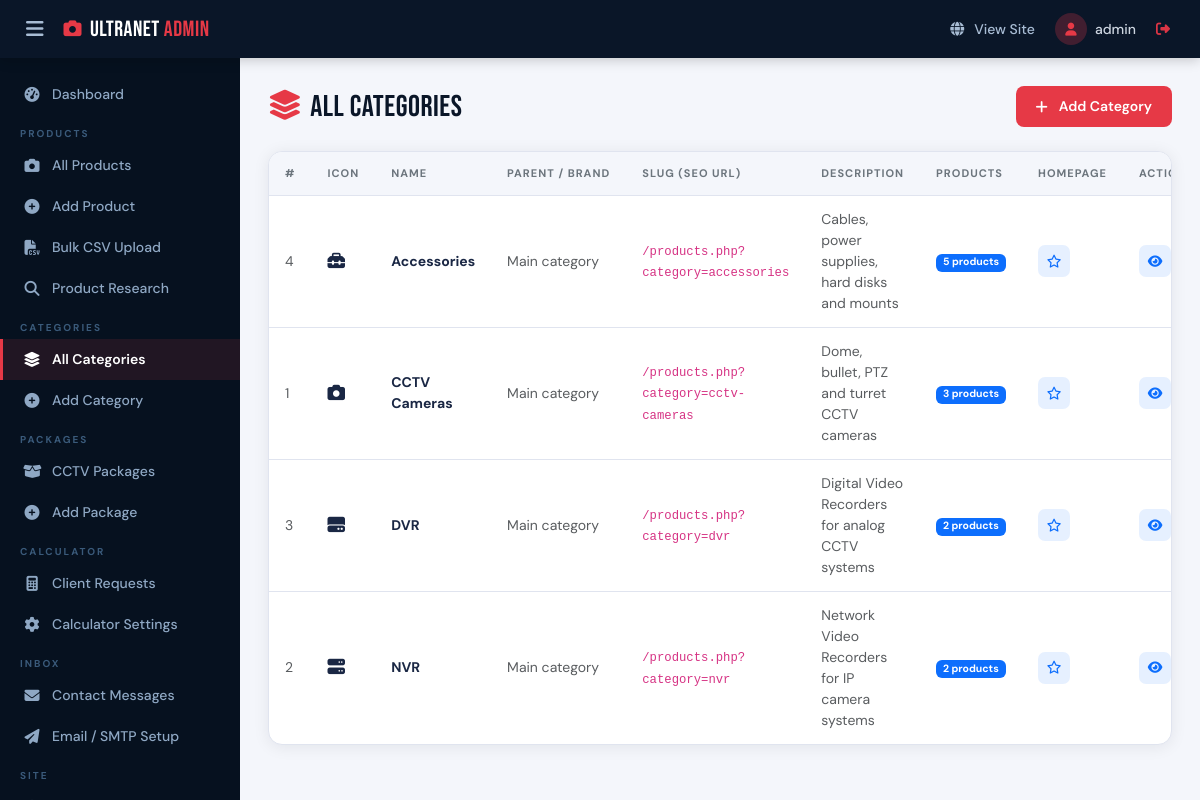
The app's page /admin/categories.php (signed in) with its own data.
### tables this page shows
CREATE TABLE IF NOT EXISTS `categories` (
  `id`          INT UNSIGNED AUTO_INCREMENT PRIMARY KEY,
  `parent_id`   INT UNSIGNED DEFAULT NULL,
  `name`        VARCHAR(120)  NOT NULL,
  `slug`        VARCHAR(140)  NOT NULL UNIQUE,
  `description` VARCHAR(500)  DEFAULT NULL,
  `icon`        VARCHAR(60)   DEFAULT 'fa-solid fa-camera',
  `brand`       VARCHAR(80)   DEFAULT NULL,
  `featured`    TINYINT(1)    NOT NULL DEFAULT 0,
  `created_at`  DATETIME      DEFAULT CURRENT_TIMESTAMP,
  `updated_at`  DATETIME      DEFAULT CURRENT_TIMESTAMP ON UPDATE CURRENT_TIMESTAMP,
  INDEX `idx_category_parent` (`parent_id`),
  INDEX `idx_category_brand` (`brand`)
);

### includes/functions.php (called while the page is built, shortened)
<?php
function h(string $str): string
{
    return htmlspecialchars($str, ENT_QUOTES, 'UTF-8');
}

### admin/categories.php (the view, shortened to what this page needs)
<?php
require_once dirname(__DIR__) . '/includes/functions.php';
$db         = getDB();
$categories = $db->query(
    'SELECT c.*, parent.name AS parent_name, COUNT(p.id) as product_count FROM categories c
     LEFT JOIN categories parent ON parent.id = c.parent_id
     LEFT JOIN products p ON p.category_id = c.id
     GROUP BY c.id ORDER BY COALESCE(parent.name, c.name) ASC, c.parent_id IS NOT NULL, c.name ASC'
)->fetchAll();
include __DIR__ . '/includes/header.php';
?>
<div class="admin-page-header">
  <h1 class="admin-page-title"><i class="fa-solid fa-layer-group me-2"></i>All Categories</h1>
  <a href="<?= ADMIN_URL ?>/category-add.php" class="btn-admin-primary"><i class="fa-solid fa-plus me-1"></i>Add Category</a>
</div>
<div class="admin-card">
  <div class="admin-card-body p-0">
    <div class="table-responsive">
      <table class="admin-table">
        <thead>
          <tr>
            <th>#</th>
            <th>Icon</th>
            <th>Name</th>
            <th>Parent / Brand</th>
            <th>Slug (SEO URL)</th>
            <th>Description</th>
            <th>Products</th>
            <th>Homepage</th>
            <th>Actions</th>
          </tr>
        </thead>
        <tbody>
          <?php if ($categories): ?>
          <?php foreach ($categories as $cat): ?>
          <tr>
            <td class="text-muted small"><?= $cat['id'] ?></td>
            <td><i class="<?= h($cat['icon']) ?> fa-lg" style="color:var(--accent)"></i></td>
            <td><strong><?= h($cat['name']) ?></strong></td>
            <td class="small">
              <?= $cat['parent_name'] ? h($cat['parent_name']) : '<span class="text-muted">Main category</span>' ?>
            </td>
            <td><code class="small">/products.php?category=<?= h($cat['slug']) ?></code></td>
            <td class="text-muted small"><?= h(substr($cat['description'] ?? '—', 0, 60)) ?></td>
            <td>
              <a href="<?= ADMIN_URL ?>/products.php?cat=<?= $cat['id'] ?>" class="badge bg-primary text-decoration-none">
                <?= $cat['product_count'] ?> products
              </a>
            </td>
            <td>
              <form method="POST" action="<?= ADMIN_URL ?>/category-featured-toggle.php" style="display:inline">
                <button type="submit" class="action-btn <?= !empty($cat['featured']) ? 'edit' : 'view' ?>"
                        title="<?= !empty($cat['featured']) ? 'Remove from homepage' : 'Show on homepage' ?>" style="border:none">
                  <i class="fa-<?= !empty($cat['featured']) ? 'solid' : 'regular' ?> fa-star"></i>
                </button>
              </form>
            </td>
            <td>
              <div class="action-btns">
                <a href="<?= SITE_URL ?>/products.php?category=<?= h($cat['slug']) ?>" target="_blank" class="action-btn view" title="View"><i class="fa-solid fa-eye"></i></a>
              </div>
            </td>
          </tr>
          <?php endforeach; ?>
          <?php else: ?>
          <tr><td colspan="9" class="text-center py-4 text-muted">No categories yet. <a href="<?= ADMIN_URL ?>/category-add.php">Add first category →</a></td></tr>
          <?php endif; ?>
        </tbody>
      </table>
    </div>
  </div>
</div>
<?php include __DIR__ . '/includes/footer.php'; ?>

### assets/css/admin.css (style rules this page uses)
:root { --admin-sidebar-w: 240px; --admin-topbar-h: 58px; --admin-bg: #f4f6fb; --admin-primary: #0a1628; --admin-accent: #e63946; --admin-border: #e0e4ef; --admin-card: #ffffff; --admin-muted: #6c757d; --admin-shadow: 0 2px 16px rgba(10,22,40,.08); }
* { box-sizing: border-box; margin: 0; padding: 0; }
body { font-family: 'DM Sans', sans-serif; background: var(--admin-bg); color: #1a2744; }
.admin-page-header { display: flex; align-items: center; justify-content: space-between; margin-bottom: 24px; flex-wrap: wrap; gap: 12px; }
.admin-page-title { font-family: 'Bebas Neue', sans-serif; font-size: 30px; color: var(--admin-primary); letter-spacing: .5px; margin: 0; }
.admin-page-title i { color: var(--admin-accent); }
.admin-card { background: var(--admin-card); border-radius: 14px; border: 1px solid var(--admin-border); box-shadow: var(--admin-shadow); overflow: hidden; }
.admin-card-body { padding: 22px; }
.admin-table { width: 100%; border-collapse: collapse; }
.admin-table thead tr { background: var(--admin-bg); }
.admin-table th { font-size: 11px; font-weight: 700; letter-spacing: 1px; text-transform: uppercase; color: var(--admin-muted); padding: 13px 16px; text-align: left; white-space: nowrap; }
.admin-table td { padding: 13px 16px; border-top: 1px solid var(--admin-border); font-size: 14px; vertical-align: middle; }
.action-btns { display: flex; gap: 6px; }
.action-btn { width: 32px; height: 32px; border-radius: 7px; display: flex; align-items: center; justify-content: center; font-size: 13px; text-decoration: none; transition: all .2s; }
.action-btn.view { background: rgba(13,110,253,.1); color: #0d6efd; }
button.action-btn { font-family: inherit; cursor: pointer; }
.btn-admin-primary { background: var(--admin-accent); color: #fff !important; border: none; padding: 10px 20px; border-radius: 8px; font-size: 14px; font-weight: 600; text-decoration: none; display: inline-flex; align-items: center; gap: 7px; cursor: pointer; transition: background .2s, transform .2s; }

### records on screen
categories: id "4", name "Accessories", slug "accessories", description "Cables, power supplies, hard disks and mounts", product_count "5", featured 0 (drawn)
categories: id "1", name "CCTV Cameras", slug "cctv-cameras", description "Dome, bullet, PTZ and turret CCTV cameras", product_count "3", featured 0 (drawn)
categories: id "3", name "DVR", slug "dvr", description "Digital Video Recorders for analog CCTV systems", product_count "2", featured 0 (drawn)
categories: id "2", name "NVR", slug "nvr", description "Network Video Recorders for IP camera systems", product_count "2", featured 0 (drawn)

### other values on screen
$adminName "admin"
